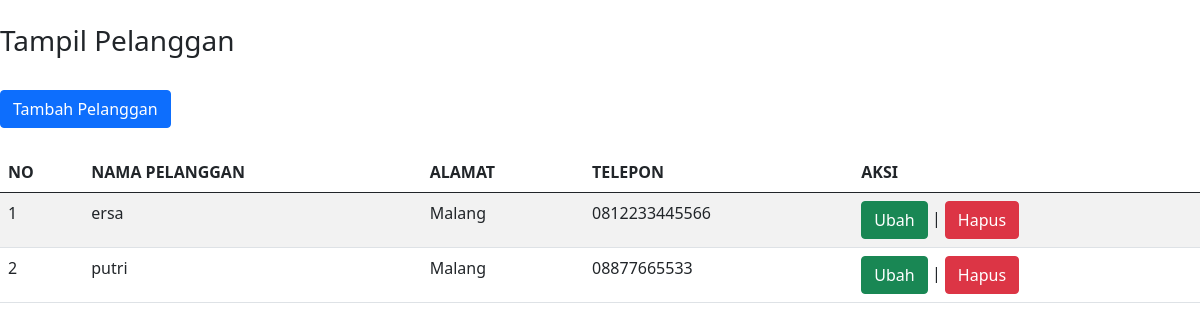
Page /tampil_pelanggan.php on the committed database.
### tables this page shows
CREATE TABLE `pelanggan` (
  `id_pelanggan` int(11) NOT NULL,
  `nama` varchar(100) NOT NULL,
  `alamat` text NOT NULL,
  `telp` varchar(50) NOT NULL
);

### tampil_pelanggan.php (the view, shortened to what this page needs)
<!DOCTYPE html>
<html>
<head>
    <link href="https://cdn.jsdelivr.net/npm/bootstrap@5.0.1/dist/css/bootstrap.min.css" rel="stylesheet">
</head>
<body>
    <br>
    <h3>Tampil Pelanggan</h3>
    <br>
    <td><a href="tambah_pelanggan.php" class="btn btn-primary">Tambah Pelanggan</a></td>
    <br>
    <br>
    <table class="table table-hover table-striped">
        <thead>
            <tr>
                <th>NO</th>
                <th>NAMA PELANGGAN</th>
                <th>ALAMAT</th>
                <th>TELEPON</th>
                <th>AKSI</th>
            </tr>
        </thead>
        <tbody>
            <?php
            include "koneksi.php";
            $qry_pelanggan = mysqli_query($conn, "select * from pelanggan");
            $no = 0;
            while ($data_pelanggan = mysqli_fetch_array($qry_pelanggan)) {
                $no++; ?>
                    <tr>
                        <td><?= $no ?></td>
                        <td>
                            <?= $data_pelanggan['nama'] ?>
                        </td>
                        <td>
                            <?= $data_pelanggan['alamat'] ?>
                        </td>
                        <td>
                            <?= $data_pelanggan['telp'] ?>
                        </td>
                         <td><a href="ubah_pelanggan.php?id_pelanggan=<?= $data_pelanggan['id_pelanggan'] ?>" class="btn btn-success">Ubah</a> | <a
                            href="hapus_pelanggan.php?id_pelanggan=<?= $data_pelanggan['id_pelanggan'] ?>" onclick="return confirm('Apakah anda yakin menghapus data ini?')" class="btn btn-danger">Hapus</a></td>
                    </tr>
                    <?php
            }
            ?>
        </tbody>
    </table>
</body>
</html>

### rows in the picture
pelanggan: nama "ersa", alamat "Malang", telp "0812233445566"
pelanggan: nama "putri", alamat "Malang", telp "08877665533"
